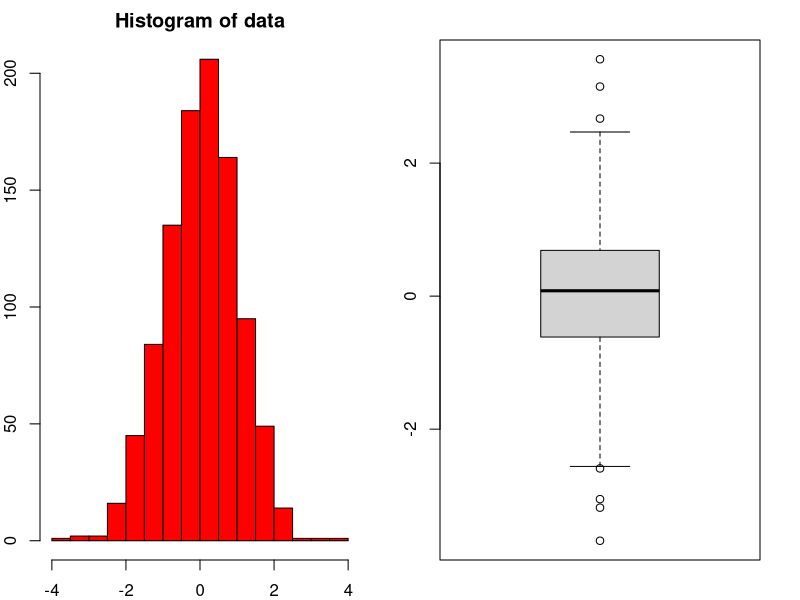

Recreate this plot in R.
# test git version control in Rstudio

data <- rnorm(1000)
par(mfrow=c(1,2),mar=c(2,2,2,2))
hist(data,col='red')
boxplot(data)
